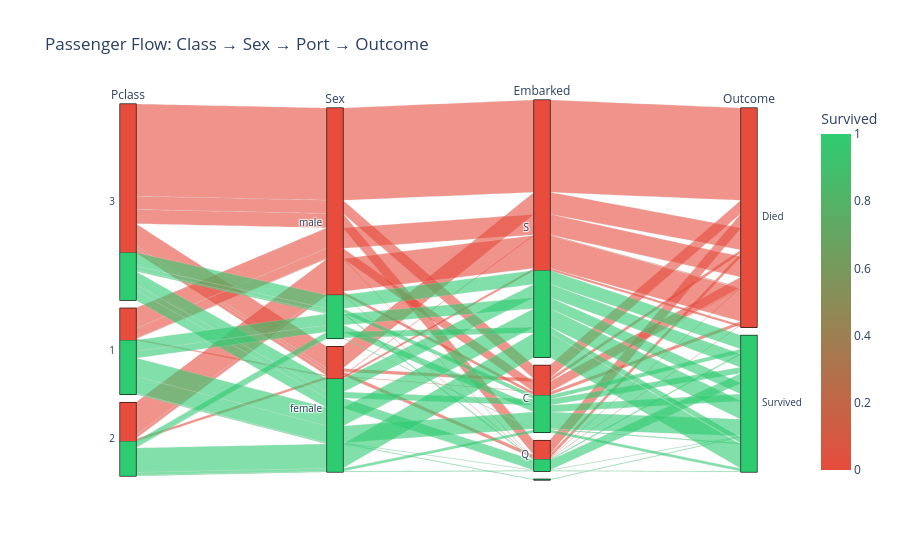

Notebook code for this chart:
### Code cell
fig = px.parallel_categories(df, dimensions=["Pclass", "Sex", "Embarked", "Outcome"],
                             color="Survived", color_continuous_scale=["#e74c3c", "#2ecc71"],
                             title="Passenger Flow: Class → Sex → Port → Outcome")
fig.write_html("plots_html/passenger_flow_parallel_categories.html", include_plotlyjs="cdn")
fig.show()

### Figure 1 — Plotly figure (JSON) as saved in the notebook; plotly's stock layout.template omitted (floating-point values rounded to 4 significant figures; data arrays with more than 128 entries replaced by an {"elided": "..."} marker saying what was removed)
{"data": [{"dimensions": [{"label": "Pclass", "values": {"elided": "891 int values"}}, {"label": "Sex", "values": {"elided": "891 str values"}}, {"label": "Embarked", "values": {"elided": "891 str values"}}, {"label": "Outcome", "values": {"elided": "891 str values"}}], "domain": {"x": [0.0, 1.0], "y": [0.0, 1.0]}, "line": {"color": {"elided": "891 int values"}, "coloraxis": "coloraxis"}, "name": "", "type": "parcats"}], "layout": {"coloraxis": {"autocolorscale": false, "colorbar": {"title": {"text": "Survived"}}, "colorscale": [[0.0, "#e74c3c"], [1.0, "#2ecc71"]]}, "legend": {"tracegroupgap": 0}, "title": {"text": "Passenger Flow: Class → Sex → Port → Outcome"}}}
